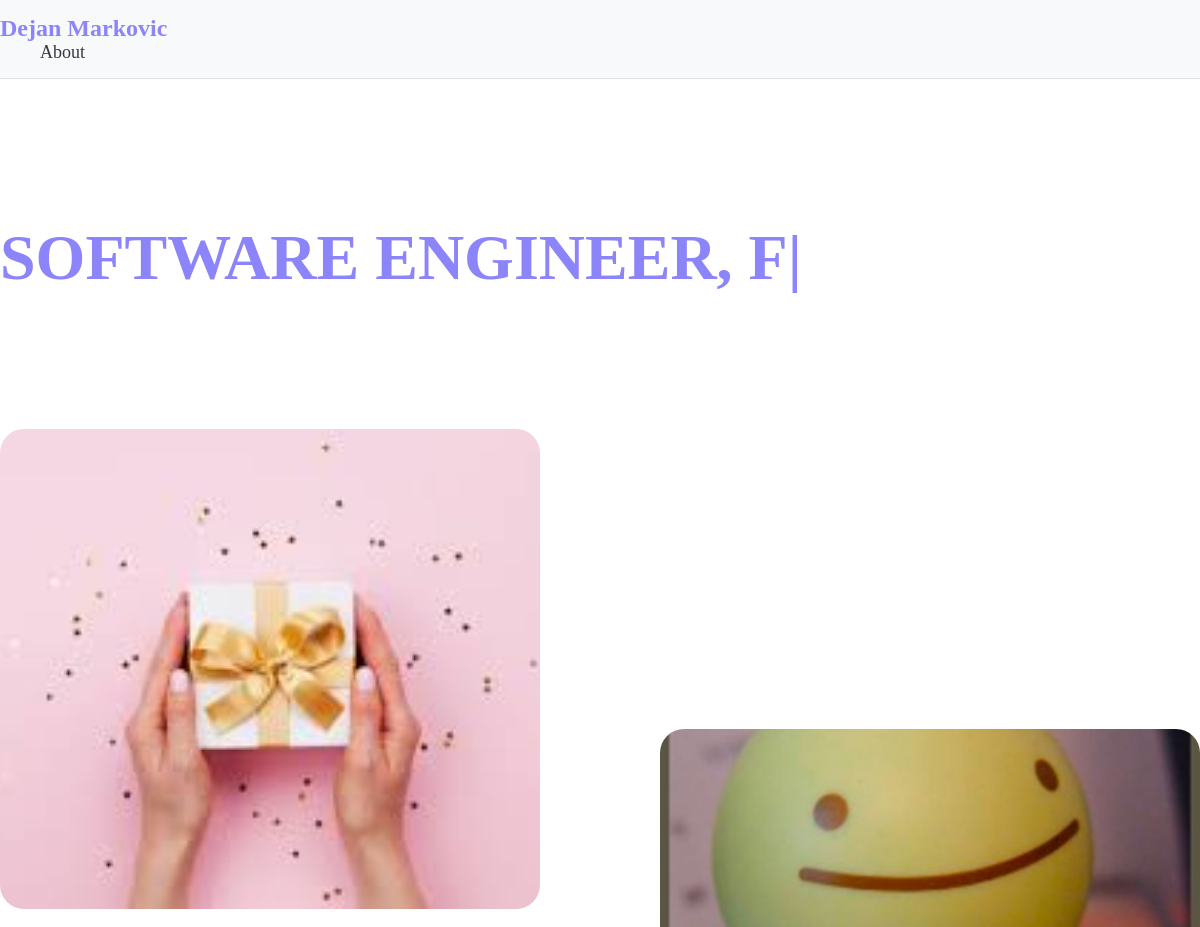
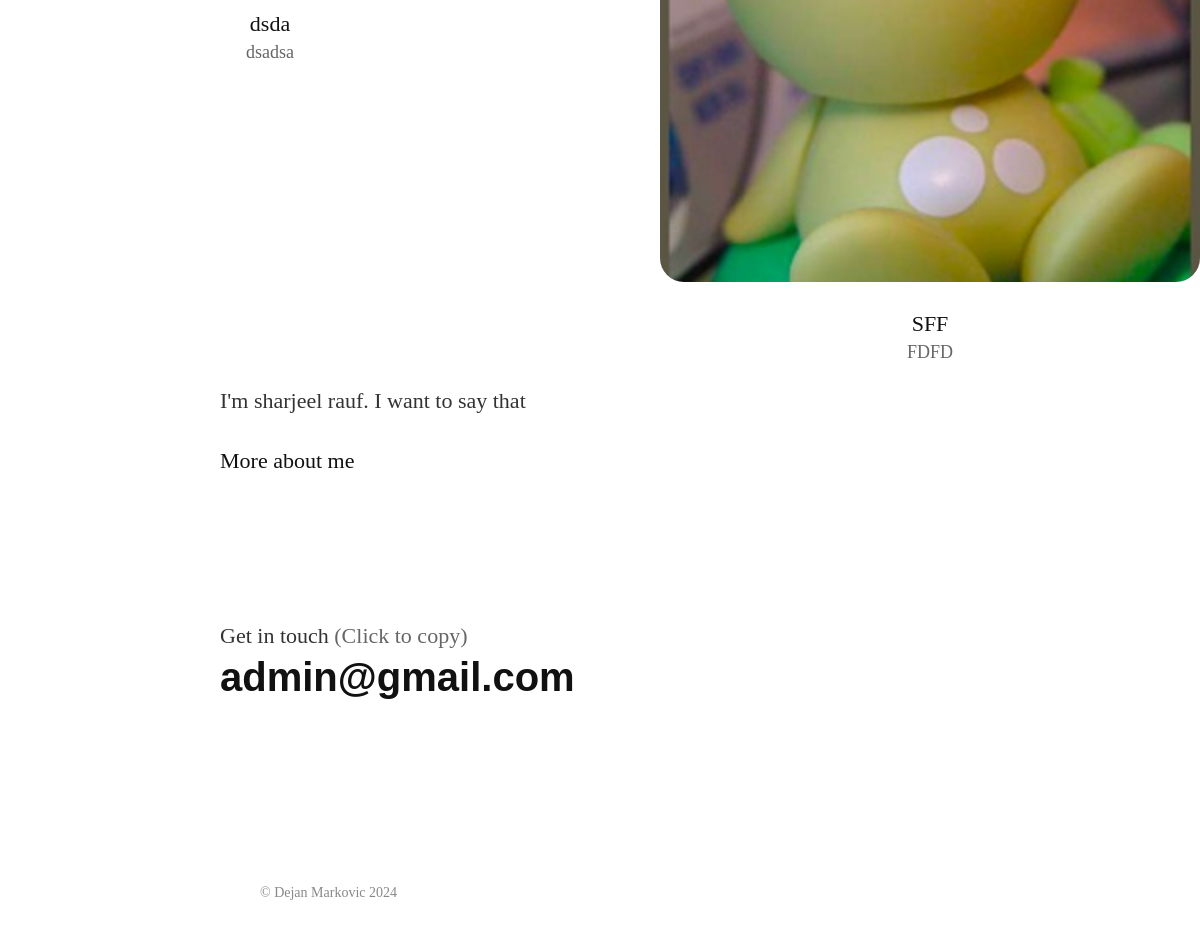
The app's page /, older data (2 pictures, top to bottom).
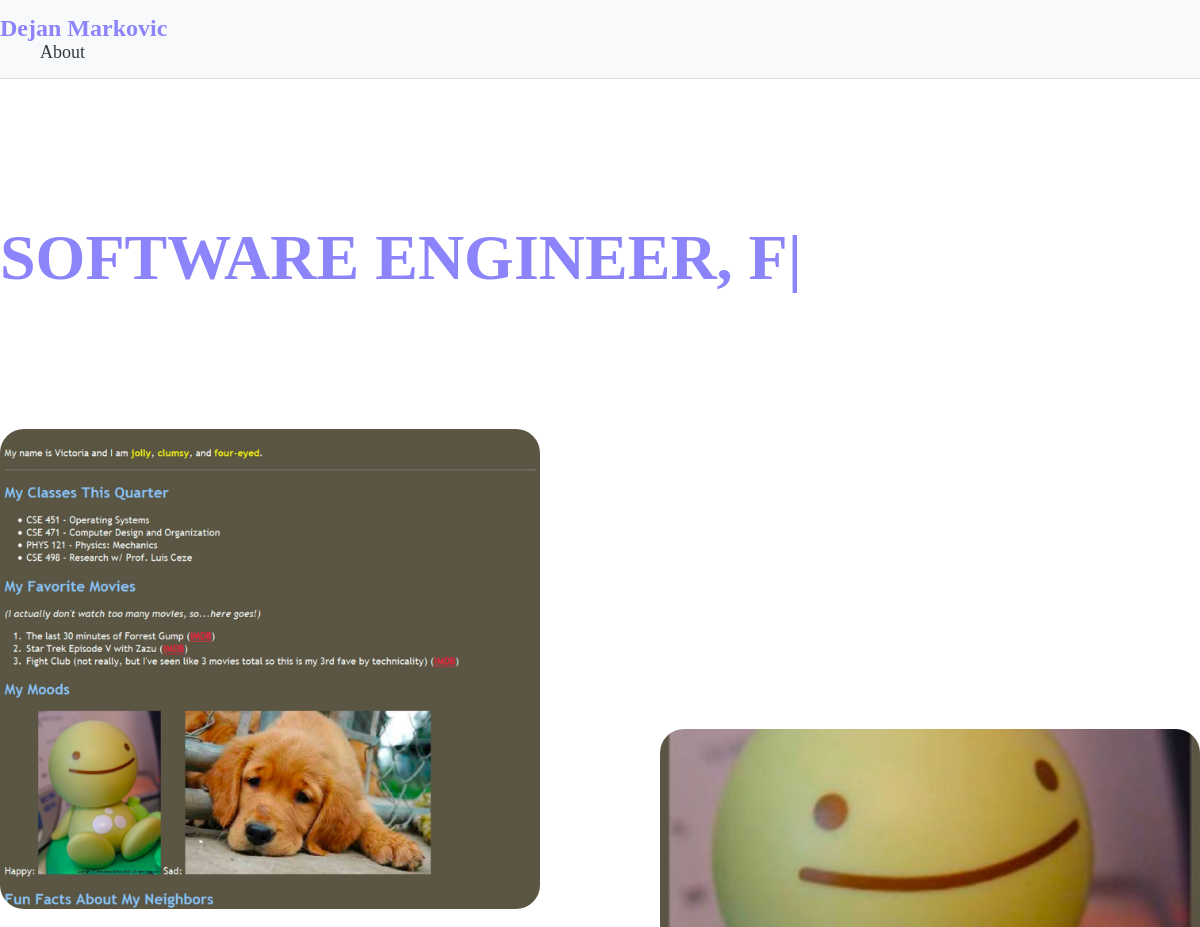
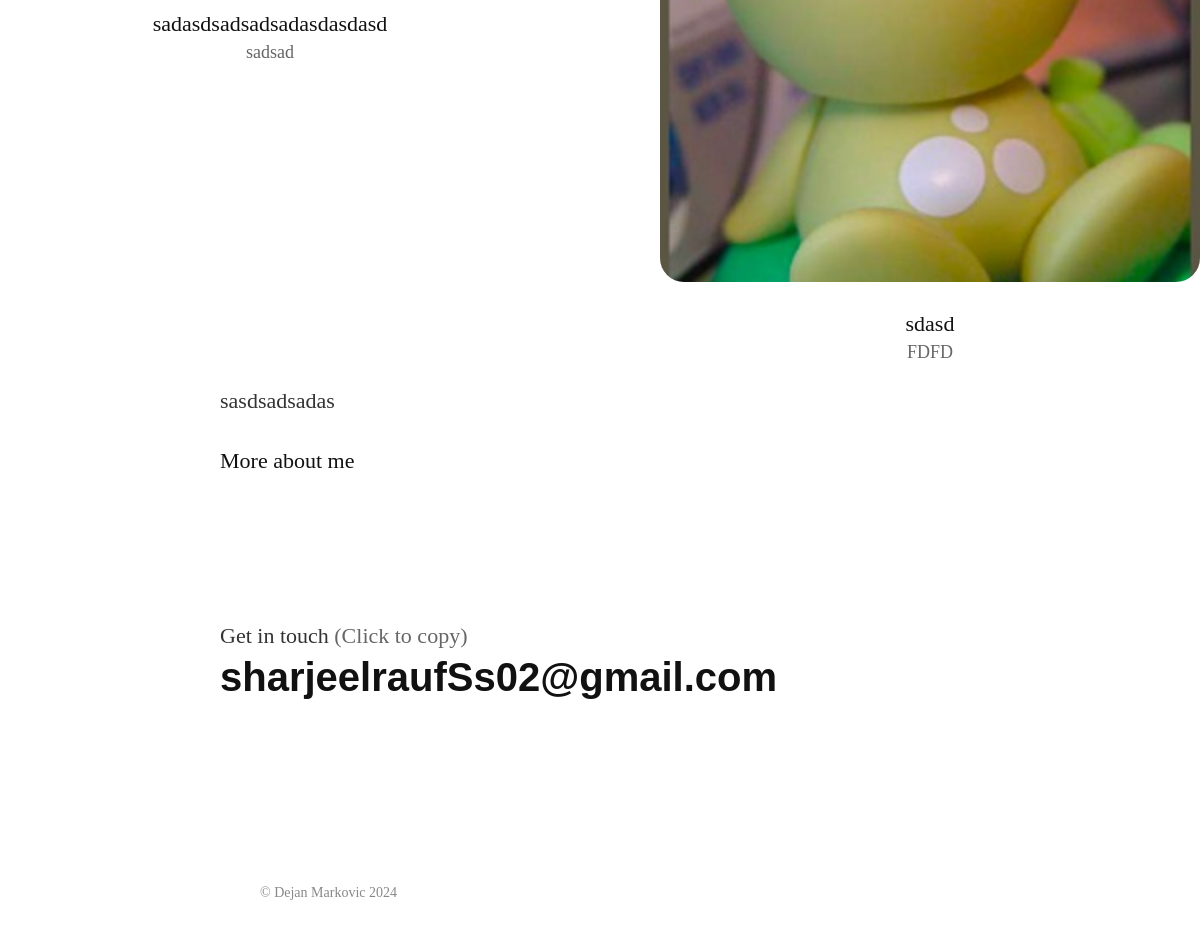
The same page, newer data (2 pictures, top to bottom).
### portfolio_app/models.py (models this page shows, shortened)
class ProjectModel(models.Model):
    image = models.ImageField(upload_to='portfolio_app/media/')
    title = models.CharField(max_length=255)
    short_name = models.CharField(max_length=50)
    slug = models.SlugField(max_length=255, unique=True, blank=True)
    created_at = models.DateTimeField(auto_now_add=True)

class UserProfile(models.Model):
    description = models.TextField()
    email = models.EmailField()
    linkedin_url = models.URLField(max_length=200, blank=True, null=True)  # LinkedIn URL field

### portfolio_app/views.py (the view)
# urls.py: path('', views.portfolio_page_view, name='portfolio_page'),
def portfolio_page_view(request):
    context = {}
    context['page_title'] = 'Portfolio Page'
    projects = ProjectModel.objects.all().order_by('-created_at')
    user_profile = UserProfile.objects.first()
    summary = Summary.objects.first()
    context['summary'] = summary
    context['summary'] = summary
    context['user_profile'] = user_profile
    context['user_email'] = user_profile.email
    context['user_description'] = user_profile.description
    context['projects'] = projects
    return render(request, 'portfolio_app/portfolio_page.html', context)

### portfolio_app/templates/portfolio_app/portfolio_page.html (shortened to what this page needs)
{% extends 'base.html' %}
{% load static %}
{% block content %}
<div class="toast-container position-fixed top-0 end-0 p-3">
</div>
{% if summary %}
		<div class="hero">
			<div class="typed-strings">
				<h1>{{ summary.summary }}</h1>
			</div>
			<h1 style = "margin-top: 20px;" class="slide delay01 text-21 fw-600 text-uppercase mb-0 ms-n1"><span class="typed"></span></h1>
		</div>
{% else %}
{% if user.is_authenticated %}
	<div class="hero">
		<h1 class="slide delay01">No summary data available. Please <a class="slide delay01" href="{% url 'add_summary' %}">add</a> your summary</h1>
	</div>
{% endif %}
{% endif %}
<div class="grid slide delay02">
	{% if projects %}
	{% for project in projects %}
	<div class="work-item">
	<a href="{% url 'project_detail' project.id %}">
		<div class="work-item-image">
			<img src="{{ project.image.url }}" alt="{{ project.title }}" loading="lazy">
		</div>
	</a>
		<div class="work-item-info" style = "margin-bottom: 100px;">
			<div class="work-item-company">{{ project.title }}</div>
			<div class="work-item-description">{{ project.short_name }}</div>
		</div>
	</div>
	{% endfor %}
	{% else %}
<div class="about-me slide delay03">
	<div class="description">
		<p>No projects yet. Please <a href="{% url 'create_project' %}" style = "padding-top: 0px; display: inline-block;">create</a> a project.</p>
	</div>
</div>
{% endif %}
</div>
{% if user_profile %}
    <div class="about-me slide delay03">
        <div class="description">
            <p>{{ user_description }}</p>
			<a href="{% url 'about_page' %}">More about me</a>
        </div>
        <div class="contact">
            <p>Get in touch <span>(Click to copy)</span></p>
            <div class="email" id="copyemail" data-clipboard-text="{{ user_email }}">{{ user_email }}</div>
        </div>
    </div>
{% else %}
    <div class="about-me slide delay03">
        <div class="description">
			{% if user.is_authenticated %}  <p>No user profile data available. Please <a style = "padding-top: 0px; display: inline-block;" href="{% url 'add_user_profile' %}">add</a> your profile </p>{% endif %}
        </div>
    </div>
{% endif %}
{% endblock %}

Row changes from the older to the newer data that the page shows:
removed ProjectModel: image (picture), title "dsda", short_name "dsadsa"
added ProjectModel: image (picture), title "sadasdsadsadsadasdasdasd", short_name "sadsad"
changed ProjectModel "FDFD": title "SFF" → "sdasd"
changed UserProfile: description "I'm sharjeel rauf. I want to say that" → "sasdsadsadas"; email "admin@gmail.com" → "sharjeelraufSs02@gmail.com"
